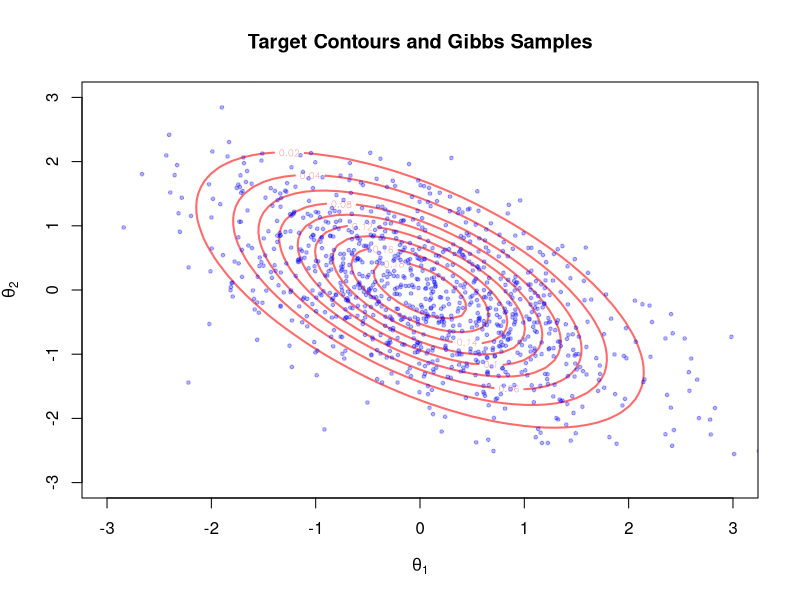

This chart was generated by the following R code:
# Load required library
library(mvtnorm)

# Target distribution parameters
mean_target <- c(0, 0)
rho <- -0.6
cov_target <- matrix(c(1, rho, rho, 1), nrow = 2)

# Gibbs sampling function
gibbs_sampler <- function(n_samples = 5000, rho = -0.6) {
  samples <- matrix(0, nrow = n_samples, ncol = 2)
  theta <- c(0, 0)  # initial value
  sd_cond <- sqrt(1 - rho^2)
  
  for (n in 2:n_samples) {
    # Sample theta_1 | theta_2
    theta[1] <- rnorm(1, mean = rho * theta[2], sd = sd_cond)
    
    # Sample theta_2 | theta_1
    theta[2] <- rnorm(1, mean = rho * theta[1], sd = sd_cond)
    
    samples[n, ] <- theta
  }
  
  return(samples)
}

# Run Gibbs sampler
set.seed(123)
gibbs_samples <- gibbs_sampler()

# Contour plotting function
plot_contour <- function(mean_vec, cov_matrix, samples = NULL) {
  x1 <- seq(-3, 3, 0.1)
  x2 <- seq(-3, 3, 0.1)
  grid <- expand.grid(x1, x2)
  z <- matrix(dmvnorm(grid, mean = mean_vec, sigma = cov_matrix), nrow = length(x1))
  
  contour(x1, x2, z, nlevels = 10, col = "indianred1", lwd = 2,
          xlab = expression(theta[1]), ylab = expression(theta[2]),
          main = "Target Contours and Gibbs Samples")
  
  if (!is.null(samples)) {
    points(samples, pch = 19, col = rgb(0, 0, 1, 0.3), cex = 0.5)
  }
}

# Plot contours with last 1000 samples
plot_contour(mean_target, cov_target, gibbs_samples[4001:5000, ])
